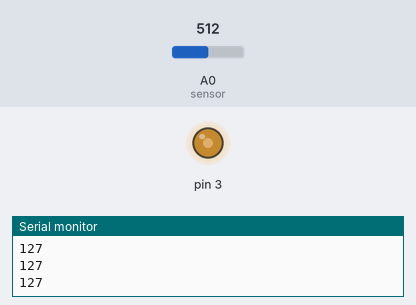
Bench run of a sketch on a simulated Arduino Uno, built with avr-gcc and run on an emulated ATmega328P. Shown: output pins drawn as LEDs (lit = HIGH), the last lines printed to the serial monitor. Inputs (shaded band) come from the test bench; at power-on: A0 (sensor) = 512.

Above: at 1.2 s.
1.3 s: A0 (sensor) set to 716
At 1.7 s:
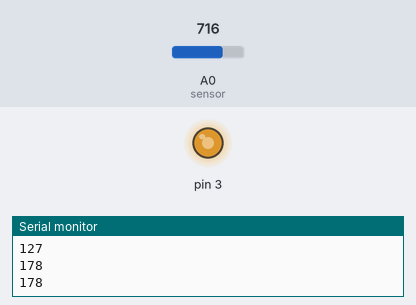
2.9 s: A0 (sensor) set to 900
At 4.2 s:
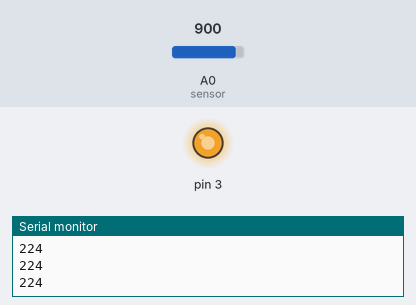
4.5 s: A0 (sensor) set to 122
At 5.6 s:
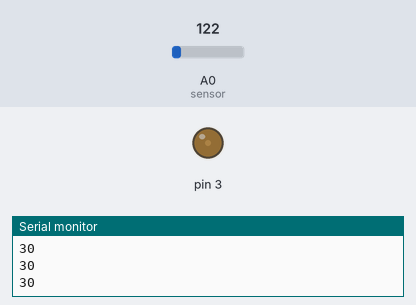
6.1 s: A0 (sensor) set to 0
At 6.8 s:
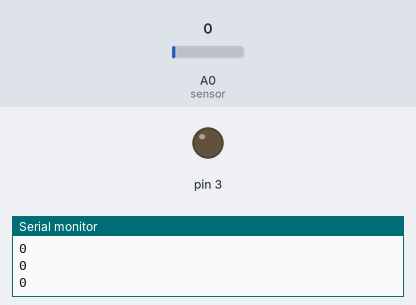
7.7 s: A0 (sensor) set to 511
At 8.2 s:
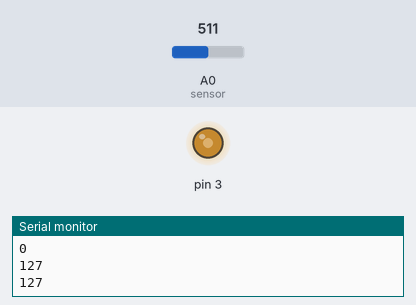
Timing chart, 0 to 10.3 s (numbered marks = the images above; inputs shaded):
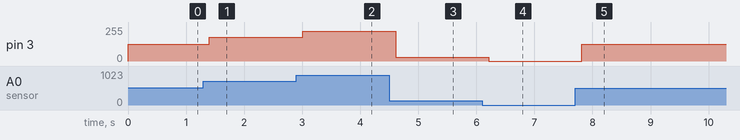

Measured:
- after the input at 1.3 s, pin 3: 127/255 → 178/255 after 0.10 s
- after the input at 2.9 s, pin 3: 178/255 → 224/255 after 0.11 s
- after the input at 4.5 s, pin 3: 224/255 → 30/255 after 0.11 s
- after the input at 6.1 s, pin 3: 30/255 → 0/255 after 0.11 s
- after the input at 7.7 s, pin 3: 0/255 → 127/255 after 0.11 s

The sketch:

_02analog.ino
```cpp
//研究可变电阻(电位器)的模拟讯号输入
//之后用可变电阻来控制led的亮度

int sensor = A0;
int sensorRead = 0;
int newData = 0;

void setup() {
  Serial.begin(9600);

}

void loop() {
  sensorRead = analogRead(sensor); //模拟信号读取
  newData = map(sensorRead,0,1023,0,255);
  Serial.println(newData);
  analogWrite(3,newData); //模拟信号输出
  delay(200);

}
```
